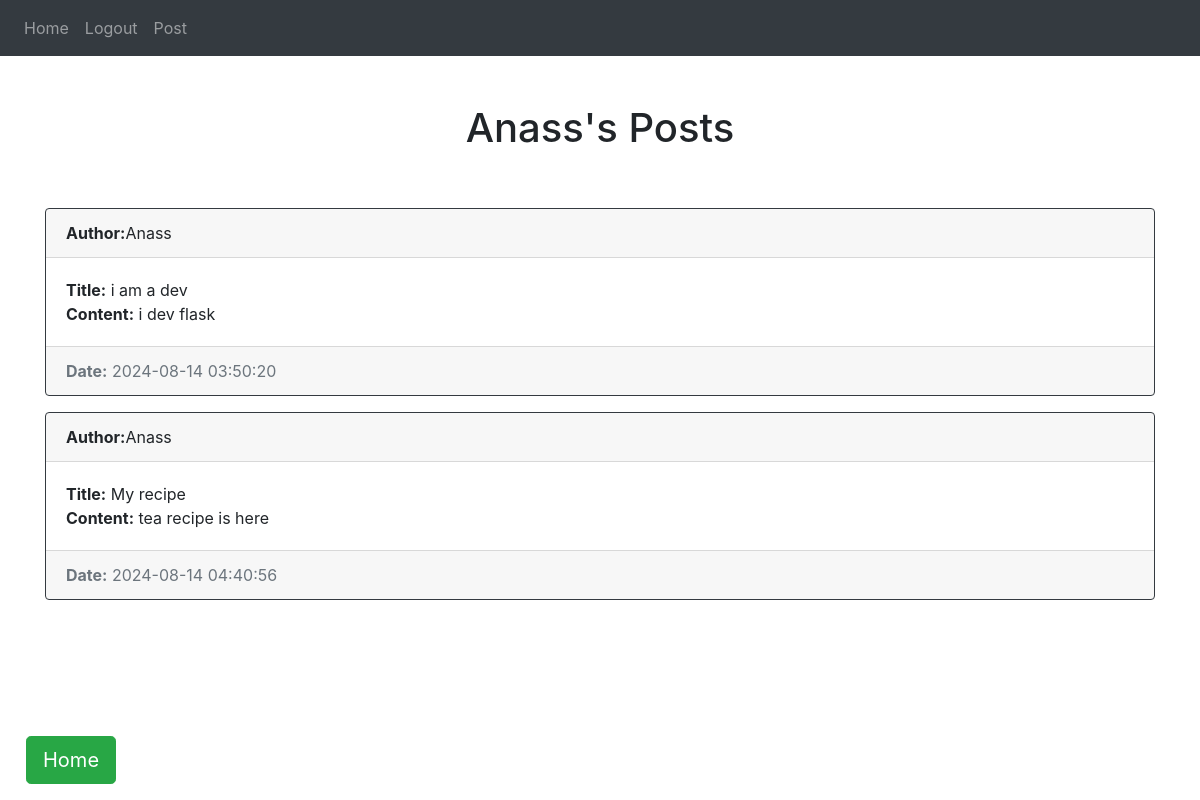
/users/1 (signed in), run on the app's committed database.
### website/models.py (models this page shows)
class User(db.Model, UserMixin):
    id = db.Column(db.Integer, primary_key=True)
    email = db.Column(db.String(255), unique=True, nullable=False)
    name = db.Column(db.String(255), nullable=False)
    password = db.Column(db.String(255), nullable=False)
    posts = db.relationship('Post', backref='author',passive_deletes=True)
    comments=db.relationship('Comment',backref="commentator",passive_deletes=True)
    likes=db.relationship('Like',backref='user',passive_deletes=True)

class Post(db.Model):
    id = db.Column(db.Integer, primary_key=True)
    title = db.Column(db.String(255), nullable=False)
    content = db.Column(db.Text)
    date = db.Column(db.DateTime, default=datetime.utcnow) # If you are storing images
    user_id = db.Column(db.Integer, db.ForeignKey('user.id',ondelete="CASCADE"), nullable=False)
    comments = db.relationship('Comment',backref="post",passive_deletes=True)
    likes = db.relationship('Like',backref='post',passive_deletes=True)

### website/users_profile.py (the view)
@users_profile.route(f'/users/<int:id>')
@login_required
def index(id):
    user=User.query.filter_by(id=id).first()
    if not user:
        flash("User not found")
        return redirect(url_for('home.index'))
    posts=user.posts
    return  render_template("profile.html",user=current_user,posts=posts,user_profile=user)

### website/__init__.py (called while the page is built)
def create_app():
    app = Flask(__name__)
    app.config['SECRET_KEY'] = 'AHSANPROJECTFL3ALAM'
    csrf = CSRFProtect(app)
    csrf.init_app(app)
    app.config['SQLALCHEMY_DATABASE_URI'] = 'sqlite:///'+DB_NAME
    db.init_app(app)
    from .views import views
    from .auth import auth
    from .users_profile import users_profile
    app.register_blueprint(views, url_prefix='/')
    app.register_blueprint(auth, url_prefix='/')
    app.register_blueprint(users_profile, url_prefix='/')
    from .models import User,Post,Like
    with app.app_context():
        db.create_all()
    login_manager = LoginManager()
    login_manager.login_view = 'auth.login'
    login_manager.init_app(app)
    @login_manager.user_loader
    def load_user(id):
        return User.query.get(int(id))
    return app

### website/templates/profile.html (shortened to what this page needs)
{% extends "base.html" %}
{% block content%}
<h1 class="text-center"> {{user_profile.name}}'s Posts</h1> <br><br>
{% for post in posts %}
<div class="card border-dark mb-3">
    <div class="card-header d-flex justify-content align-items-center">
        <strong>Author:</strong>{{ post.author.name }}
    </div>
    <div class="card-body">
        <strong>Title:</strong> {{ post.title }}<br>
        <strong>Content:</strong> {{ post.content }}<br>
    </div>
    <div class="card-footer text-muted">
        <strong>Date:</strong> {{ post.date.strftime('%Y-%m-%d %H:%M:%S') }}
    </div>
</div>
{% endfor %}
<div class="fixed-bottom d-flex justify-content-start p-3">
    <a href="/home" class="btn  btn-success btn-lg" style="margin-right: 10px; margin-left: 10px">Home</a>
</div>
{% endblock %}

### data on the page
User: name "Anass"
Post: author.name "Anass", title "i am a dev", content "i dev flask", date "2024-08-14 03:50:20"
Post: author.name "Anass", title "My recipe", content "tea recipe is here", date "2024-08-14 04:40:56"
